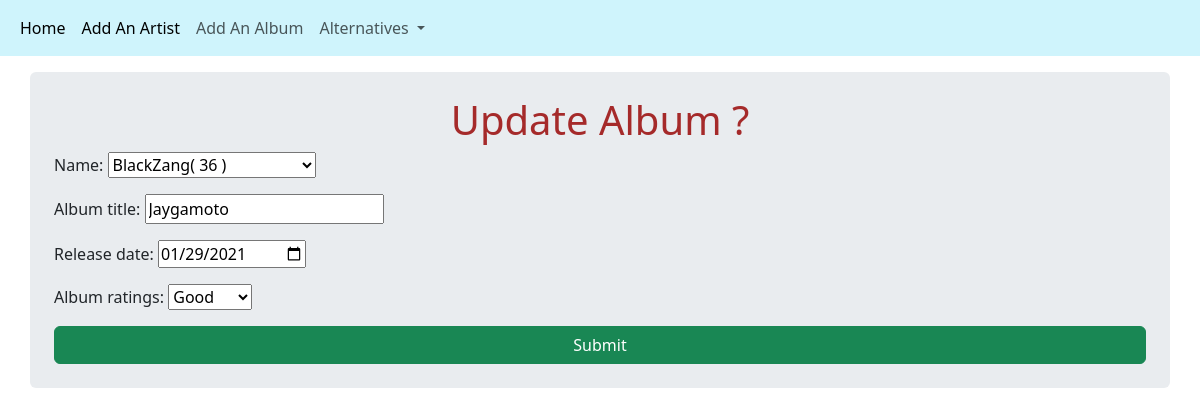
The page /update_album/6/2 on the database its author committed.
### Musician_Pedia/models.py (models this page shows, shortened)
class Album(models.Model):
    name = models.ForeignKey(Musician, on_delete = models.CASCADE)
    album_title = models.CharField(max_length=25)
    release_date = models.DateField()
    stars = ((1,'Worst'),
             (2,'Bad'),
             (3,'Average'),
             (4,'Good'),
             (5,'Best')
             )
    album_ratings = models.IntegerField(choices=stars)

### Musician_Pedia/views.py (the view)
# urls.py: path('update_album/<int:album_id>/<int:artist_id>',views.update_album, name='update_album'),
def update_album(request, album_id, artist_id):
    artist = Musician.objects.get(pk=artist_id)
    album = Album.objects.get(pk=album_id)
    form = AlbumForm(instance=album)
    dictionary = {
        'title': "Updating Album",
        'form': form,
    }
    if request.method == 'POST':
        form = AlbumForm( request.POST, instance= album )
        if form.is_valid():
            form.save()
            return HttpResponseRedirect(reverse('Musician_Pedia:album_list', args=[artist_id]))
    return render(request, 'update_album.html', context=dictionary)

### Musician_Pedia/forms.py
class AlbumForm(forms.ModelForm):
    class Meta:
        model = Album
        fields = '__all__'
        widgets = {
            'release_date': forms.DateInput(attrs={'type': 'date'})
        }

### Musician_Pedia/models.py (called while the page is built)
    def __str__(self):
        return self.first_name + '' + self.last_name + '' + f'( {self.artist_age} )'

### Templates/update_album.html (shortened to what this page needs)
{% extends 'base.html' %}
{% block body_block %}
<h1> Update Album ? </h1>
<form action="" method="POST">
    {{ form.as_p }}
    <input class="btn btn-success"  type="submit" value="Submit">
</form>
{% endblock %}

### Static/css/main.css (style rules this page uses)
h1 { text-align: center; color: brown; }
.btn { width: 100%; }

### rows shown on the page
Album: name "BlackZang( 36 )", album_title "Jaygamoto", release_date "01/29/2021", album_ratings "Good"
